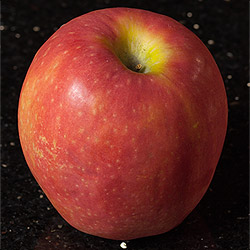
%> input picture Alan_Stitching/images/apple.jpg, 250 x 250 px
$ octave blending_demo.m   (GNU Octave 9; MATLAB toolbox functions it lacks are replaced by stand-ins)
%> lines starting %> are read from the running program, lines starting %| are printed output that depends on the picture
% original code by Chuck Dyer, WISC-CS Computational Photography

% input image name
ImageDir='images/';%directory containing the images

appleImgName = [ImageDir 'apple.jpg'];
orangeImgName = [ImageDir 'orange.jpg'];
% read images
apple = imread(appleImgName);
%> apple is the input picture: size 250x250x3 uint8; mean R, G, B 104.4, 45.6, 36.4
orange = imread(orangeImgName);
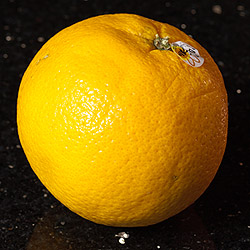
%> input picture Alan_Stitching/images/orange.jpg, 250 x 250 px
%> orange is the input picture: size 250x250x3 uint8; mean R, G, B 128.1, 94.2, 10

figure;
subplot(1,2,1); imshow(apple);
subplot(1,2,2); imshow(orange);

% convert to double type
apple = double(apple);
%> apple: size 250x250x3 double
orange = double(orange);
%> orange: size 250x250x3 double
% check to see if the dimensions are the same
if(~((size(apple, 1) == size(orange, 1)) && (size(apple, 2) == size(orange, 2))))
    error('Size does not match!');
end
% get dimension information
height = size(apple, 1);
%> height = 250
width = size(apple, 2);
%> width = 250
channel = size(apple, 3);
%> channel = 3
% weight vector
weightApple = 1 : -1/(width-1) : 0;
% weight matrix: repeat of weight vector
weightAppleMatrix = repmat(weightApple, size(apple, 1), 1);
% weight vector
weightOrange = 1 - weightApple;
%> weightOrange = 250 values from 0 to 1
% weight matrix: repeat of weight vector
weightOrangeMatrix = repmat(weightOrange, size(orange, 1), 1);
% create the blending image
blendingImg = zeros(size(apple));
% compute pixel value for blending image
for i = 1 : channel
    blendingImg(:, :, i) = apple(:, :, i) .* weightAppleMatrix + orange(:, :, i) .* weightOrangeMatrix;
end
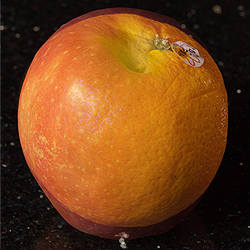
%> blendingImg: size 250x250x3 double; mean R, G, B 116.8, 67.1, 25.8

% convert output image into uint8 type
blendingImg = uint8(blendingImg);
%> blendingImg: size 250x250x3 uint8
% display the output image
figure; imshow(blendingImg);
title('Image blending example: appange? oranple?');

% write the output image to disk
% blendingImgName = 'blending.jpg';
% imwrite(blendingImg, blendingImgName, 'jpg');
